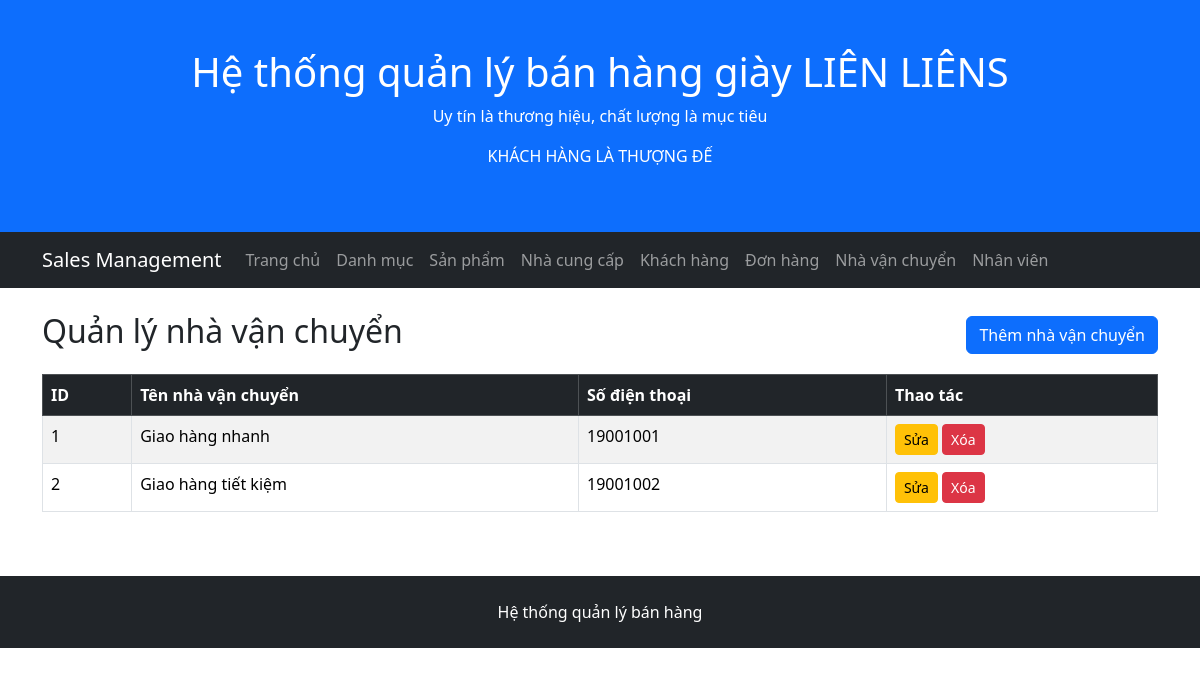
Screenshot of /shippers/index.php with the database file from the repository.
### tables this page shows
CREATE TABLE shippers (
    ShipperID INT AUTO_INCREMENT PRIMARY KEY,
    ShipperName VARCHAR(100) NOT NULL,
    Phone VARCHAR(20)
);

### public/shippers/index.php (the view, shortened to what this page needs)
<?php
require_once '/var/www/src/config/database.php';
$sql = "
    SELECT
        ShipperID,
        ShipperName,
        Phone
    FROM shippers
    ORDER BY ShipperID
";
$result = $conn->query($sql);
require_once '/var/www/src/includes/header.php';
require_once '/var/www/src/includes/navbar.php';
?>
<div class="container mt-4">
    <div class="d-flex justify-content-between align-items-center mb-3">
        <h2>Quản lý nhà vận chuyển</h2>
        <a href="/shippers/create.php" class="btn btn-primary">
            Thêm nhà vận chuyển
        </a>
    </div>
    <div class="table-responsive">
        <table class="table table-bordered table-striped">
            <thead class="table-dark">
                <tr>
                    <th>ID</th>
                    <th>Tên nhà vận chuyển</th>
                    <th>Số điện thoại</th>
                    <th>Thao tác</th>
                </tr>
            </thead>
            <tbody>
                <?php if ($result && $result->num_rows > 0): ?>
                    <?php while ($shipper = $result->fetch_assoc()): ?>
                        <tr>
                            <td>
                                <?= htmlspecialchars($shipper['ShipperID']) ?>
                            </td>
                            <td>
                                <?= htmlspecialchars($shipper['ShipperName']) ?>
                            </td>
                            <td>
                                <?= htmlspecialchars($shipper['Phone'] ?? '') ?>
                            </td>
                            <td>
                                <a
                                    href="/shippers/edit.php?id=<?= $shipper['ShipperID'] ?>"
                                    class="btn btn-sm btn-warning"
                                >
                                    Sửa
                                </a>
                                <form
                                    action="/shippers/delete.php"
                                    method="post"
                                    class="d-inline"
                                    onsubmit="return confirm('Bạn có chắc muốn xóa nhà vận chuyển này?');"
                                >
                                    <button
                                        type="submit"
                                        class="btn btn-sm btn-danger"
                                    >
                                        Xóa
                                    </button>
                                </form>
                            </td>
                        </tr>
                    <?php endwhile; ?>
                <?php endif; ?>
            </tbody>
        </table>
    </div>
</div>
<?php
require_once '/var/www/src/includes/footer.php';

### rows the page displays
shippers: ShipperID "1", ShipperName "Giao hàng nhanh", Phone "19001001"
shippers: ShipperID "2", ShipperName "Giao hàng tiết kiệm", Phone "19001002"
